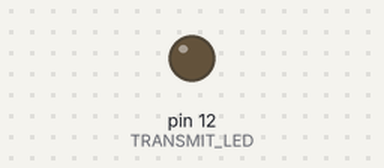
The sketch below on a simulated Arduino Uno, built with avr-gcc and run on an emulated ATmega328P. Parts: output pins drawn as LEDs (lit = HIGH). What the sketch prints to the serial monitor is not drawn.

Above: at 0.15 s.
At 17.6 s:
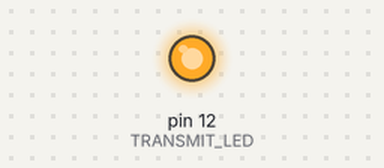
Timing chart, 0 to 17.9 s (numbered marks = the images above):
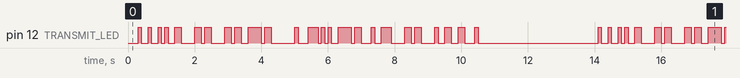

Measured:
- by itself, pin 12 (TRANSMIT_LED): moves between LOW and HIGH, repeating every 13.8 s
- by itself, everything shown: repeats every 13.8 s, in 50 steps

The sketch:

transmitter.ino
```cpp
// Transmitter code: LiFi data via LED

#define TRANSMIT_LED 12           // LED connected to digital pin 12
String text = "Hello World#";     // End character '#' for termination
int bitDelay = 100;               // Delay in ms between bits

void setup() {
  pinMode(TRANSMIT_LED, OUTPUT);
  digitalWrite(TRANSMIT_LED, LOW);
  Serial.begin(9600);
  Serial.println("LiFi Transmitter Ready");
}

void loop() {
  for (int i = 0; i < text.length(); i++) {
    transmitByte(text.charAt(i));
  }
  delay(3000);  // wait before repeating transmission
}

void transmitByte(char ch) {
  for (int i = 0; i < 8; i++) {
    bool bit = bitRead(ch, i);
    digitalWrite(TRANSMIT_LED, bit);
    delay(bitDelay);
  }
  digitalWrite(TRANSMIT_LED, LOW);  // Ensure LED off after byte
  delay(bitDelay);                  // Inter-byte spacing
}
```
